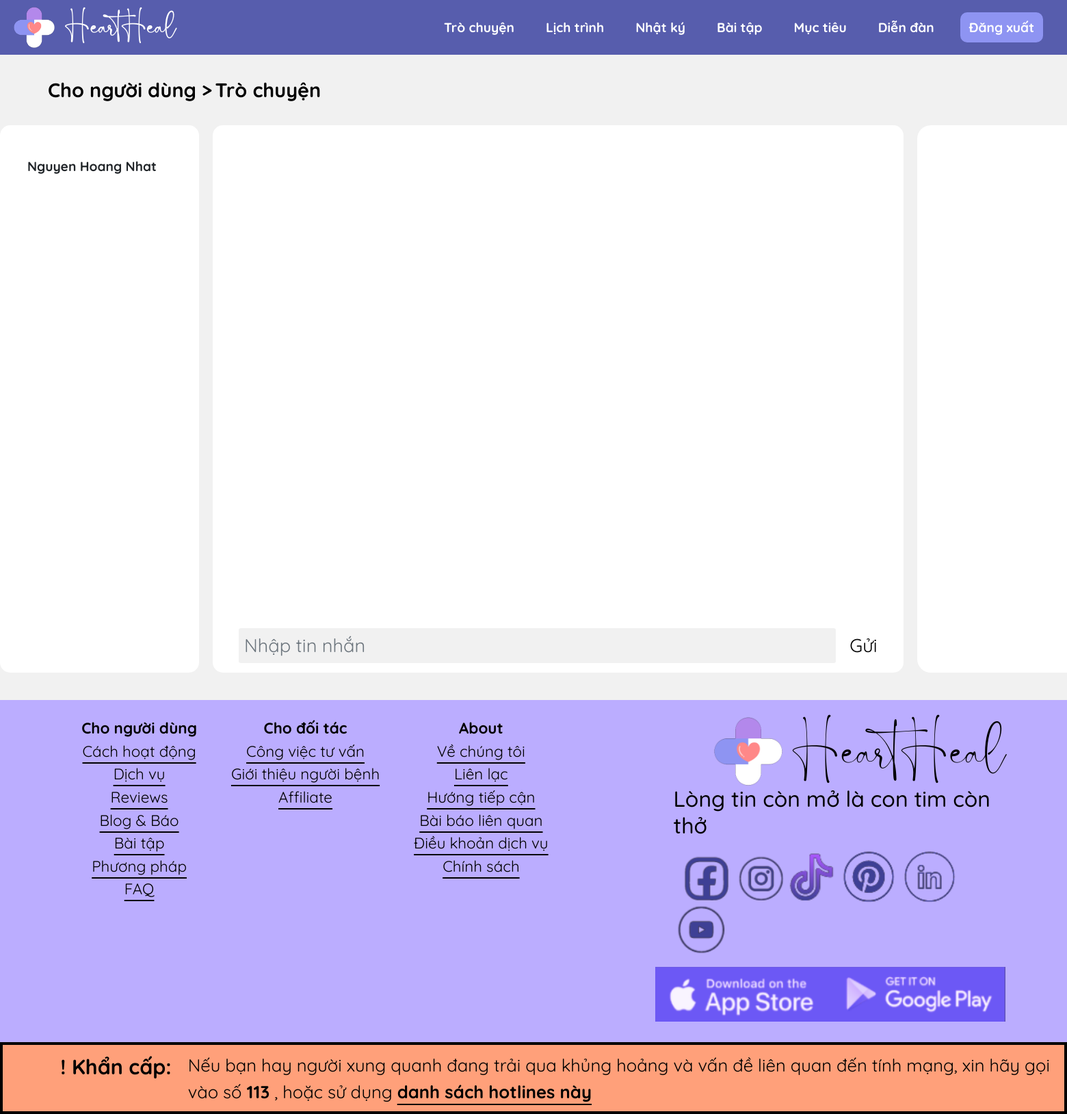
The app's page /chat-room (signed in), older data.
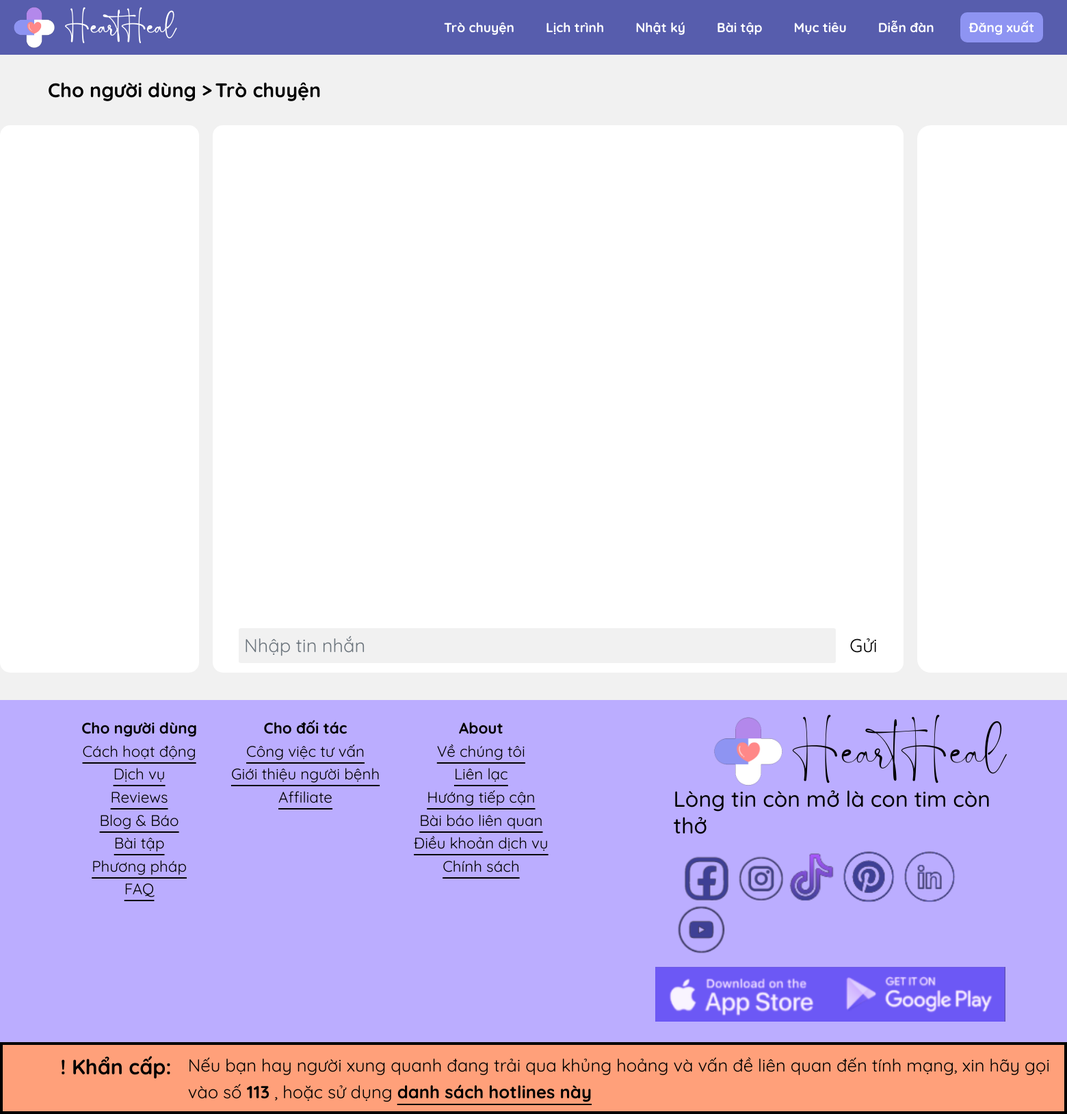
The same page, newer data.
### HeartHeal/models/user.py (models this page shows, shortened)
class User(models.Model):
    name = models.CharField(max_length=255)
    phone = models.CharField(max_length=11, default=True)
    email = models.EmailField()
    password = models.CharField(max_length=100)
    image = models.ImageField(upload_to='imgs/', blank=True, null=True)
    assigned_doctor = models.ForeignKey('self',on_delete=models.CASCADE, blank=True, null=True)
    role = models.CharField(max_length=10, choices=ROLE, default='patient')
    doc_profile = models.TextField(null=True, blank=True)
    def get_user_by_id(id):
        try:
            return User.objects.get(id=id)
        except:
            return False
    def get_all_patient(therapist):
        try:
            return User.objects.filter(assigned_doctor=therapist)
        except:
            return False

### HeartHeal/views/chat.py (the view, shortened to what this page needs)
# urls.py: path('chat-room', chat_rooms.as_view(), name='chat-room'),
class chat_rooms(View):
    def get(self, request):
        if ('user' not in request.session):
            return redirect('login')
        current_user = User.get_user_by_id(request.session['user'])
        if current_user.role == 'patient':
            return redirect('chat-room', str(current_user.id) + "_" + str(current_user.assigned_doctor.id))
        elif current_user.role == 'doctor':
            patients = User.get_all_patient(current_user)
            data = {
                'patients' : patients
            }
            return render(request, 'chat_rooms.html', data)

### HeartHeal/templates/chat_rooms.html (shortened to what this page needs)
{% extends 'base_user.html' %}
{% load static %}
{% block css %}
<link rel="stylesheet" href="{% static 'css/chat.css' %}">
{% endblock %}
{% block navend %}
  <li class="nav-item custom-nav-item-pill">
    <form action="/dashboard" method="POST">
        <button type="submit" class="nav-link active"
        style="-webkit-appearance: none; -moz-appearance: none; outline: none; border: none; background: none; font-weight: bold;">
        Đăng xuất
    </button>
    </form>
  </li>
{% endblock %}
{% block content %}
<div class="crumb-line">
    <a class="custom-crumb" href="{% url 'dashboard' %}">
        Cho người dùng >
        </a>
    <a class="custom-crumb" href="{% url 'journal' %}">
        Trò chuyện
    </a>
</div>
<div id="chat">
    <div id="other-patients">
        {% for patient in patients %}
            <form action="{% url 'chat-room' %}" method="POST">
                <button type="submit" class="btn patient-btn">
                    {{patient.name}}
                </button>
            </form>
        {% endfor %}
    </div>
    <div id="chat-panel">
      <div id="chatBox">
      </div>
      <div id="message-form">
          <input class="form-control-sm form-control" placeholder="Nhập tin nhắn" id="chat-message-input" required>
          <input type="button" id="chat-message-submit" value="Gửi">
      </div>
    </div>
    <div id="info">
    </div>
</div>
{% endblock %}

Row changes from the older to the newer data that the page shows:
removed User: name "Nguyen Hoang Nhat"
